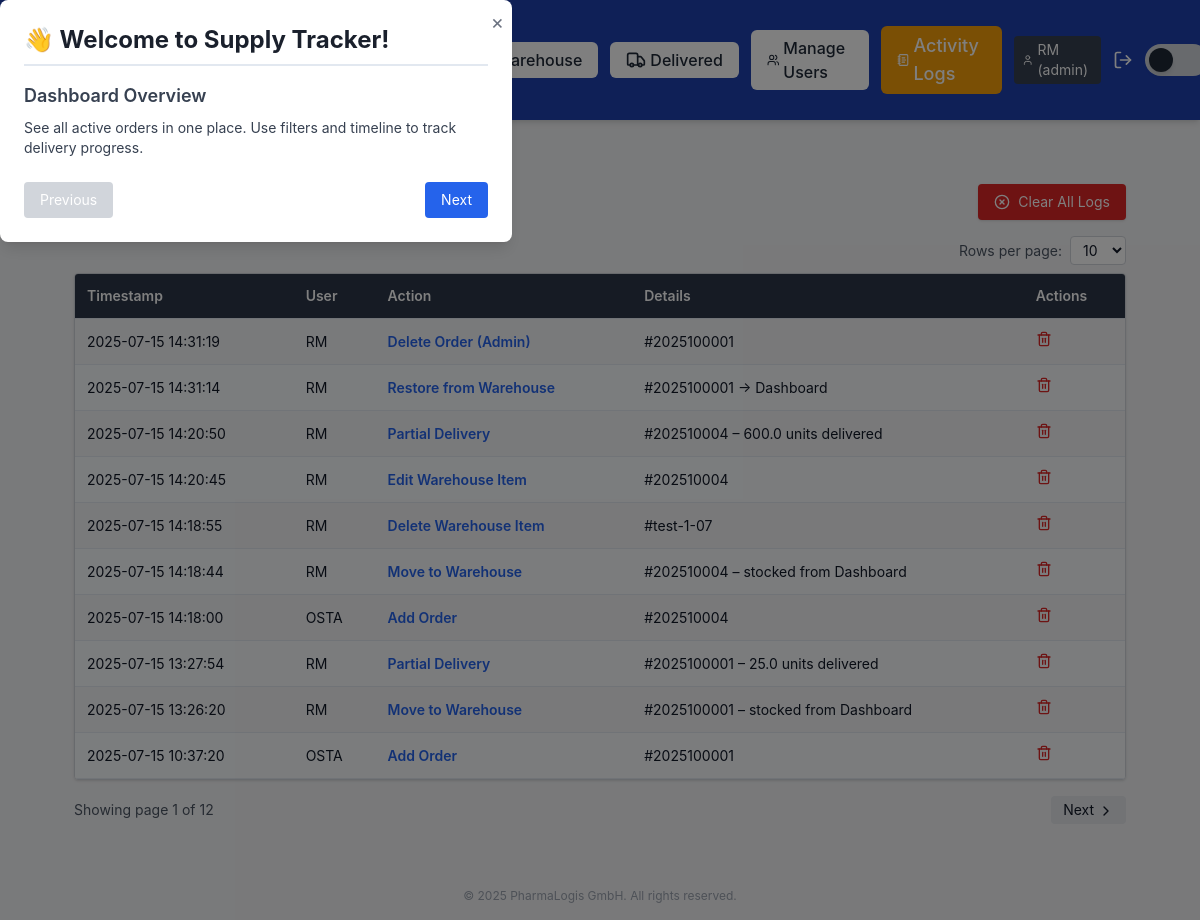
Page /activity_logs (signed in) on the earlier database version.
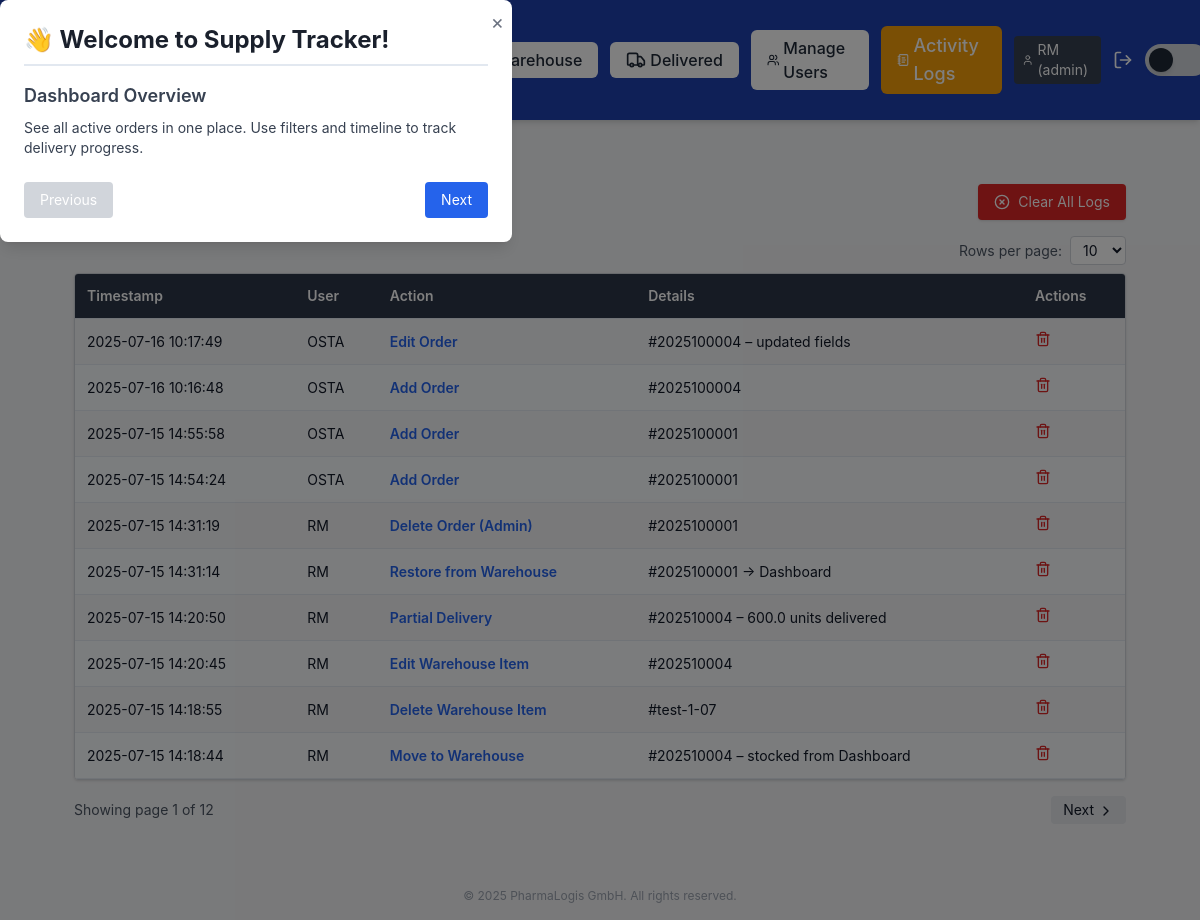
Same page on the later database version.
### app/models.py (models this page shows, shortened)
class User(db.Model):
    id = db.Column(db.Integer, primary_key=True)
    username = db.Column(db.String(100), unique=True, nullable=False)
    password_hash = db.Column(db.String(128))
    role = db.Column(db.String(50), default='user')

class ActivityLog(db.Model):
    id = db.Column(db.Integer, primary_key=True)
    user_id = db.Column(db.Integer, db.ForeignKey('user.id'))
    action = db.Column(db.String(100))
    details = db.Column(db.Text)
    timestamp = db.Column(db.DateTime, default=datetime.utcnow)
    user = db.relationship('User')

### app/routes/activity_routes.py (the view)
@activity_bp.route('/activity_logs')
@login_required
@role_required('admin')
def activity_logs():
    page = request.args.get('page', 1, type=int)
    per_page = request.args.get('per_page', 10, type=int)
    pagination = ActivityLog.query.order_by(ActivityLog.timestamp.desc()).paginate(page=page, per_page=per_page)
    logs = pagination.items
    return render_template("activity_logs.html", logs=logs, pagination=pagination, per_page=per_page)

### app/roles.py (called while the page is built)
def role_required(required_role):
    def decorator(f):
        @wraps(f)
        def wrapped(*args, **kwargs):
            if str(current_user.role).lower() != required_role.lower():
                flash("You do not have access to this page.", "danger")
                return redirect(url_for('dashboard.dashboard'))
            return f(*args, **kwargs)
        return wrapped
    return decorator

### app/routes/__init__.py (called while the page is built)
def inject_globals():
    return dict(current_user=current_user, current_path=request.path)

### app/templates/activity_logs.html (shortened to what this page needs)
{% extends "base.html" %}
{% block body %}
<div class="p-6">
  <div class="flex items-center justify-between mb-4">
    <h1 class="text-2xl font-bold flex items-center gap-2">
    </h1>
    <form method="POST" action="{{ url_for('activity.clear_logs') }}" onsubmit="return confirm('Clear ALL logs?')">
      <button type="submit"
              class="flex items-center gap-2 bg-red-600 hover:bg-red-700 text-white px-4 py-2 rounded shadow text-sm">
        <i data-lucide="x-circle" class="w-4 h-4"></i>
        Clear All Logs
      </button>
    </form>
  </div>
  <div class="flex justify-end mb-2">
    <form method="get" class="flex items-center gap-2">
      <label for="per_page" class="text-sm text-gray-600 dark:text-gray-300">Rows per page:</label>
      <select name="per_page" id="per_page" onchange="this.form.submit()"
              class="px-2 py-1 rounded border border-gray-300 dark:border-gray-600 bg-white dark:bg-gray-800 text-sm">
        <option value="10" {% if per_page == 10 %}selected{% endif %}>10</option>
      </select>
    </form>
  </div>
  {% if logs %}
  <div class="overflow-x-auto rounded shadow border border-gray-300 dark:border-gray-700">
    <table class="min-w-full text-sm">
      <thead class="bg-gray-100 dark:bg-gray-800 text-gray-800 dark:text-gray-200">
        <tr>
          <th class="p-3 text-left">Timestamp</th>
          <th class="p-3 text-left">User</th>
          <th class="p-3 text-left">Action</th>
          <th class="p-3 text-left">Details</th>
          <th class="p-3 text-left">Actions</th>
        </tr>
      </thead>
      <tbody class="text-gray-900 dark:text-gray-100">
        {% for log in logs %}
        <tr class="border-t border-gray-200 dark:border-gray-700 hover:bg-gray-50 dark:bg-gray-800 dark:hover:bg-gray-700">
          <td class="p-3">{{ log.timestamp.strftime('%Y-%m-%d %H:%M:%S') }}</td>
          <td class="p-3">{{ log.user.username if log.user else 'System' }}</td>
          <td class="p-3 font-semibold text-blue-600">{{ log.action }}</td>
          <td class="p-3">{{ log.details }}</td>
          <td class="p-3">
            <form method="POST" action="{{ url_for('activity.delete_log', log_id=log.id) }}"
                  onsubmit="return confirm('Delete this log entry?')">
              <button type="submit" title="Delete entry" class="text-red-600 hover:text-red-800">
                <i data-lucide="trash-2" class="w-4 h-4"></i>
              </button>
            </form>
          </td>
        </tr>
        {% endfor %}
      </tbody>
    </table>
  </div>
  <div class="mt-4 flex justify-between items-center">
    <div class="text-sm text-gray-600 dark:text-gray-300">
      Showing page {{ pagination.page }} of {{ pagination.pages }}
    </div>
    <div class="flex gap-2">
      {% if pagination.has_next %}
      <a href="{{ url_for('activity.activity_logs', page=pagination.next_num, per_page=per_page) }}"
         class="px-3 py-1 bg-gray-200 dark:bg-gray-700 rounded hover:bg-gray-300 text-sm">
         Next <i data-lucide="chevron-right" class="inline w-4 h-4 align-middle"></i>
      </a>
      {% endif %}
    </div>
  </div>
  {% else %}
    <p class="text-gray-600 dark:text-gray-300">No activity logged yet.</p>
  {% endif %}
</div>
{% endblock %}

### app/templates/base.html (shortened to what this page needs)
<!DOCTYPE html>
<html lang="en" class="bg-gray-100 dark:bg-gray-900 text-black dark:text-white">
<head>
    <link href="{{ url_for('static', filename='css/style.css') }}" rel="stylesheet">
    <script src="https://cdn.tailwindcss.com"></script>
</head>
<body class="flex flex-col h-screen m-0 p-0 bg-gray-100 dark:bg-gray-900 text-gray-900 dark:text-gray-100">
    {% include "_navbar.html" %}
    <div class="max-w-6xl mx-auto px-4 py-2">
    </div>
    <main class="flex-grow w-full px-[50px] py-6">
        {% block body %}{% endblock %}
    </main>
    <footer class="text-center text-xs py-4 text-gray-400">
        &copy; {{ current_year | default(2025) }} PharmaLogis GmbH. All rights reserved.
    </footer>
</body>
</html>

### app/templates/_navbar.html (shortened to what this page needs)
<header
  class="sticky top-0 z-50 flex justify-between items-center px-4 sm:px-6 py-2 sm:py-3 bg-blue-800 text-white shadow-md">
  <div class="flex items-center space-x-3">
    <h1 class="text-base sm:text-2xl font-semibold">Supply Tracker Dashboard</h1>
    <a href="{{ url_for('onboarding.show_onboarding') }}"
      class="ml-4 px-3 py-1.5 bg-blue-600 text-white text-sm rounded hover:bg-blue-700 transition flex items-center gap-1">
    </a>
  </div>
  <div class="flex items-center space-x-2 sm:space-x-3">
    <a href="{{ url_for('dashboard.dashboard') }}" class="px-4 py-1.5 rounded-md font-medium transition-all duration-200 flex items-center gap-1
       {{ 'bg-yellow-500 text-white text-lg font-bold' if current_path.startswith(url_for('dashboard.dashboard')) else 'bg-white text-gray-800 dark:bg-gray-700 dark:text-white' }}
       hover:bg-opacity-80 hover:shadow-md">
    </a>
    <a href="{{ url_for('warehouse.warehouse') }}" class="px-4 py-1.5 rounded-md font-medium transition-all duration-200 flex items-center gap-1
       {{ 'bg-blue-600 text-white text-lg font-bold' if current_path.startswith(url_for('warehouse.warehouse')) else 'bg-white text-gray-800 dark:bg-gray-700 dark:text-white' }}
       hover:bg-opacity-80 hover:shadow-md">
      Warehouse
    </a>
    <a href="{{ url_for('delivered.delivered') }}" class="px-4 py-1.5 rounded-md font-medium transition-all duration-200 flex items-center gap-1
       {{ 'bg-purple-600 text-white text-lg font-bold' if current_path.startswith(url_for('delivered.delivered')) else 'bg-white text-gray-800 dark:bg-gray-700 dark:text-white' }}
       hover:bg-opacity-80 hover:shadow-md">
      <i data-lucide="truck" class="w-5 h-5"></i>
      Delivered
    </a>
    {% if current_user.role == 'admin' %}
    <a href="{{ url_for('admin.user_management') }}" class="px-4 py-1.5 rounded-md font-medium transition-all duration-200 flex items-center gap-1
   {{ 'bg-indigo-600 text-white text-lg font-bold' if current_path.startswith(url_for('admin.user_management')) else 'bg-white text-gray-800 dark:bg-gray-700 dark:text-white' }}
   hover:bg-opacity-80 hover:shadow-md">
      <i data-lucide="users" class="w-5 h-5"></i>
      Manage Users
    </a>
    {% endif %}
    <a href="{{ url_for('activity.activity_logs') }}" class="px-4 py-1.5 rounded-md font-medium transition-all duration-200 flex items-center gap-1
   {{ 'bg-amber-500 text-white text-lg font-bold' if current_path.startswith(url_for('activity.activity_logs')) else 'bg-white text-gray-800 dark:bg-gray-700 dark:text-white' }}
   hover:bg-opacity-80 hover:shadow-md">
      <i data-lucide="notebook-text" class="w-5 h-5"></i>
      Activity Logs
    </a>
    <span class="ml-4 px-2 py-1 rounded bg-gray-700 text-white text-sm flex items-center gap-1">
      <i data-lucide="user" class="w-4 h-4"></i>
      {{ current_user.username }} ({{ current_user.role }})
    </span>
    <a href="{{ url_for('auth.logout') }}" title="Logout" class="text-white hover:text-red-400 ml-1">
      <i data-lucide="log-out" class="w-5 h-5"></i>
    </a>
    <button id="dark-mode-toggle"
      class="relative inline-flex items-center h-5 w-10 sm:h-8 sm:w-16 rounded-full transition-colors duration-300 focus:outline-none flex-shrink-0"
      aria-label="Toggle dark mode">
      <span id="dark-mode-thumb"
        class="absolute left-1 top-1 h-3 w-3 sm:h-6 sm:w-6 rounded-full bg-gray-800 dark:bg-gray-100 transform transition-transform duration-300 shadow-md dark:shadow-white/50 dark:translate-x-5 sm:dark:translate-x-8"></span>
    </button>
  </div>
  <div id="tourModal" class="fixed inset-0 bg-black bg-opacity-50 hidden z-50 items-center justify-center">
    <div class="bg-white dark:bg-gray-800 p-6 rounded-lg max-w-lg w-full shadow-lg relative">
      <button id="closeTourBtn"
        class="absolute top-2 right-2 text-gray-500 hover:text-gray-800 dark:hover:text-white text-xl">&times;</button>
      <h2 class="text-2xl font-bold mb-4">👋 Welcome to Supply Tracker!</h2>
      <div id="tourStepContent" class="text-sm text-gray-700 dark:text-gray-300 space-y-2"></div>
      <div class="mt-6 flex justify-between">
        <button id="prevStepBtn" class="px-4 py-2 bg-gray-300 dark:bg-gray-700 rounded text-sm"
          disabled>Previous</button>
        <button id="nextStepBtn" class="px-4 py-2 bg-blue-600 text-white rounded text-sm">Next</button>
      </div>
    </div>
  </div>
</header>

### app/static/css/style.css (style rules this page uses)
* { margin: 0; padding: 0; box-sizing: border-box; }
body { font-family: 'Inter', -apple-system, BlinkMacSystemFont, 'Segoe UI', Roboto, sans-serif; background-color: #f5f7fa; color: #333; line-height: 1.6; padding-top: 80px; }
h2 { font-size: 24px; font-weight: 600; color: #1a202c; margin-bottom: 20px; border-bottom: 2px solid #e2e8f0; padding-bottom: 8px; }
table { width: 100%; border-collapse: collapse; font-size: 14px; }
table th, table td { padding: 12px 16px; text-align: left; border-bottom: 1px solid #e2e8f0; }
table th { background-color: #2d3748; color: #fff; font-weight: 600; position: sticky; top: 0; z-index: 20; cursor: pointer; transition: background-color 0.2s ease; }
table tbody tr { transition: background-color 0.2s ease; }
table tbody tr:nth-child(even) { background-color: #f7fafc; }
a, button { transition: all 0.2s ease; }
button { background-color: #3182ce; color: #fff; border: none; padding: 8px 16px; border-radius: 6px; font-weight: 500; cursor: pointer; }
table thead th { z-index: 20; }

Differences in the rows shown:
no longer on this page (row unchanged): ActivityLog: timestamp "2025-07-15 14:18:00", user "OSTA", action "Add Order", details "#202510004"
no longer on this page (row unchanged): ActivityLog: timestamp "2025-07-15 13:27:54", user "RM", action "Partial Delivery", details "#2025100001 – 25.0 units delivered"
no longer on this page (row unchanged): ActivityLog: timestamp "2025-07-15 13:26:20", user "RM", action "Move to Warehouse", details "#2025100001 – stocked from Dashboard"
no longer on this page (row unchanged): ActivityLog: timestamp "2025-07-15 10:37:20", user "OSTA", action "Add Order", details "#2025100001"
added ActivityLog: timestamp "2025-07-16 10:17:49", user "OSTA", action "Edit Order", details "#2025100004 – updated fields"
added ActivityLog: timestamp "2025-07-16 10:16:48", user "OSTA", action "Add Order", details "#2025100004"
added ActivityLog: timestamp "2025-07-15 14:55:58", user "OSTA", action "Add Order", details "#2025100001"
added ActivityLog: timestamp "2025-07-15 14:54:24", user "OSTA", action "Add Order", details "#2025100001"
